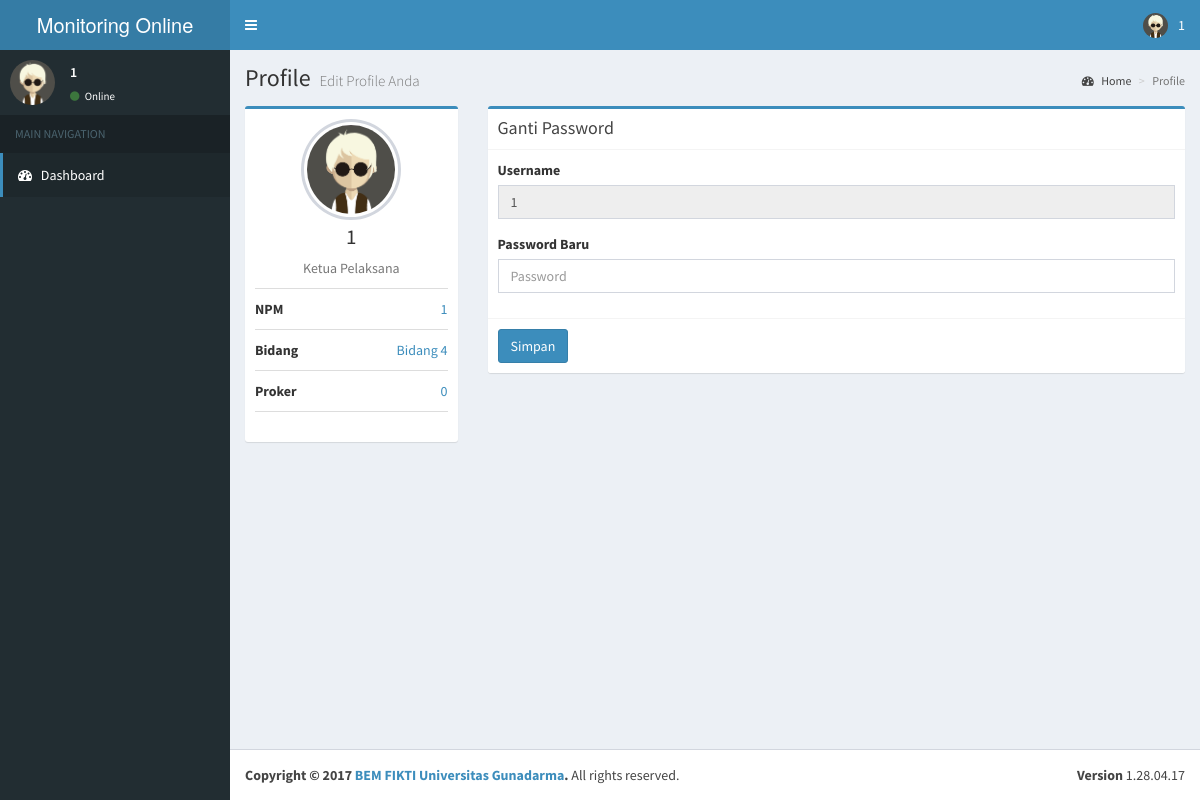
Page /pages/ketuplak/profile.php (signed in) on the committed database.
### tables this page shows
CREATE TABLE `user` (
  `nama` varchar(255) NOT NULL,
  `npm` varchar(15) NOT NULL,
  `bidang` int(1) NOT NULL,
  `username` varchar(255) NOT NULL,
  `hash` varchar(255) NOT NULL,
  `level` int(2) NOT NULL,
  `status` int(2) NOT NULL
);

### pages/include/session.php (called while the page is built, shortened)
<?php
   include('../conf/conn.php');
   	$title = "Monitoring Online";
    $user_check = $_SESSION['username'];
    $query = $conn->prepare('SELECT * FROM user WHERE username = ?');
    $query->bind_param('s', $user_check);
    $query->execute();
    $result=$query->get_result();
	  $jumrow=$result->num_rows;
	    if($jumrow > 0){
	    	$row=$result->fetch_array();
	        $nama = $row['nama'];
	        $lvl = $row['level'];
	        $npm = $row['npm'];
	        $username = $row['username'];
	        $bidang = $row['bidang'];
    	}
    $query2 = $conn->prepare('SELECT * FROM list_proker WHERE npm_pj = ?');
    $query2->bind_param('s', $npm);
    $query2->execute();
    $result2=$query2->get_result();
    $jumprok=$result2->num_rows;
    if ($lvl == 0) {
    	$status = "Super Admin";
    }else if ($lvl == 1) {
    	$status = "Manajemen Kontrol";
    }else if ($lvl == 2) {
    	$status = "Ketua Departemen";
    }else if ($lvl == 3) {
    	$status = "Ketua Pelaksana";
    }
?>

### pages/ketuplak/profile.php (the view, shortened to what this page needs)
<?php include ('../include/session.php'); ?>
<!DOCTYPE html>
<html>
<head>
  <link rel="stylesheet" href="../../bootstrap/css/bootstrap.min.css">
  <link rel="stylesheet" href="https://cdnjs.cloudflare.com/ajax/libs/font-awesome/4.5.0/css/font-awesome.min.css">
  <link rel="stylesheet" href="https://cdnjs.cloudflare.com/ajax/libs/ionicons/2.0.1/css/ionicons.min.css">
  <link rel="stylesheet" href="../../dist/css/AdminLTE.min.css">
  <link rel="stylesheet" href="../../dist/css/skins/_all-skins.min.css">
</head>
<body class="hold-transition skin-blue fixed sidebar-mini">
<div class="wrapper">
  <header class="main-header">
    <a href="index.php" class="logo">
      <span class="logo-lg"><?php echo "$title"; ?></span>
    </a>
    <nav class="navbar navbar-static-top">
      <a href="#" class="sidebar-toggle" data-toggle="offcanvas" role="button">
      </a>
      <div class="navbar-custom-menu">
        <ul class="nav navbar-nav">
          <li class="dropdown user user-menu">
            <a href="#" class="dropdown-toggle" data-toggle="dropdown">
              <img src="../../dist/img/user2-160x160.jpg" class="user-image" alt="User Image">
              <span class="hidden-xs"><?php echo "$nama"; ?></span>
            </a>
          </li>
        </ul>
      </div>
    </nav>
  </header>
  <aside class="main-sidebar">
    <section class="sidebar">
      <div class="user-panel">
        <div class="pull-left image">
          <img src="../../dist/img/user2-160x160.jpg" class="img-circle" alt="User Image">
        </div>
        <div class="pull-left info">
          <p><?php echo "$nama"; ?></p>
          <a href="#"><i class="fa fa-circle text-success"></i> Online</a>
        </div>
      </div>
      <ul class="sidebar-menu">
        <li class="header">MAIN NAVIGATION</li>
        <li class="active"><a href="index.php"><i class="fa fa-dashboard"></i> <span>Dashboard</span></a></li>
      </ul>
    </section>
  </aside>
  <div class="content-wrapper">
    <section class="content-header">
      <h1>
        Profile
        <small>Edit Profile Anda</small>
      </h1>
      <ol class="breadcrumb">
        <li><a href="index.php"><i class="fa fa-dashboard"></i> Home</a></li>
        <li class="active">Profile</li>
      </ol>
    </section>
    <section class="content">
      <div class="row">
        <div class="col-md-3">
          <div class="box box-primary">
            <div class="box-body box-profile">
              <img class="profile-user-img img-responsive img-circle" src="../../dist/img/user2-160x160.jpg" alt="User profile picture">
              <h3 class="profile-username text-center"><?php echo "$nama"; ?></h3>
              <p class="text-muted text-center"><?php echo "$status"; ?></p>
              <ul class="list-group list-group-unbordered">
                <li class="list-group-item">
                  <b>NPM</b> <a class="pull-right"><?php echo "$npm"; ?></a>
                </li>
                <li class="list-group-item">
                  <b>Bidang</b> <a class="pull-right">Bidang <?php echo "$bidang"; ?></a>
                </li>
                <li class="list-group-item">
                  <b>Proker</b> <a class="pull-right"><?php echo "$jumprok"; ?></a>
                </li>
              </ul>
            </div>
          </div>
        </div>
        <div class="col-md-9">
          <div class="box box-primary">
          <div class="box-header with-border">
              <h3 class="box-title">Ganti Password</h3>
            </div>
            <?php include ('../include/gantipw.php') ?>
          </div>
        </div>
      </div>
    </section>
  </div>
  <footer class="main-footer">
    <div class="pull-right hidden-xs">
      <b>Version</b> 1.28.04.17
    </div>
    <strong>Copyright &copy; 2017 <a href="http://fikti.bem.gunadarma.ac.id/" target="_blank">BEM FIKTI Universitas Gunadarma</a>.</strong> All rights
    reserved.
  </footer>
</div>
</body>
</html>

### pages/include/gantipw.php (shortened to what this page needs)
<form role="form" method="POST" action="">
              <div class="box-body">
                <div class="form-group">
                  <label>Username</label>
                  <input name="username" type="text" class="form-control" id="exampleInputEmail1" value="<?php  echo "$username"; ?>" disabled>
                </div>
                <div class="form-group">
                  <label>Password Baru</label>
                  <input name="password" type="password" class="form-control" id="exampleInputPassword1" placeholder="Password">
                </div>
              </div>
              <div class="box-footer">
                <input name="save" type="submit" class="btn btn-primary" value="Simpan">
              </div>
</form>

### rows in the picture
user: nama "1", level "Ketua Pelaksana", npm "1", bidang "4", username "1"

### other values in the picture
$title "Monitoring Online"
$jumprok "0"
